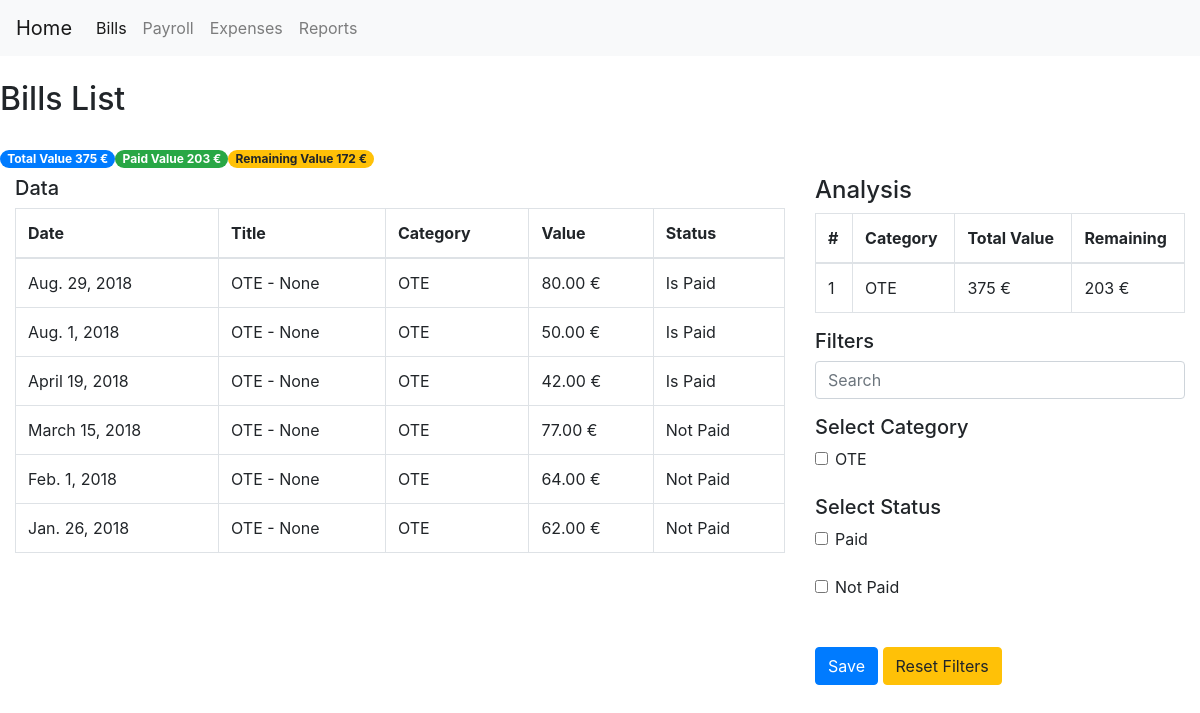
The page /bills/ on the database as committed earlier.
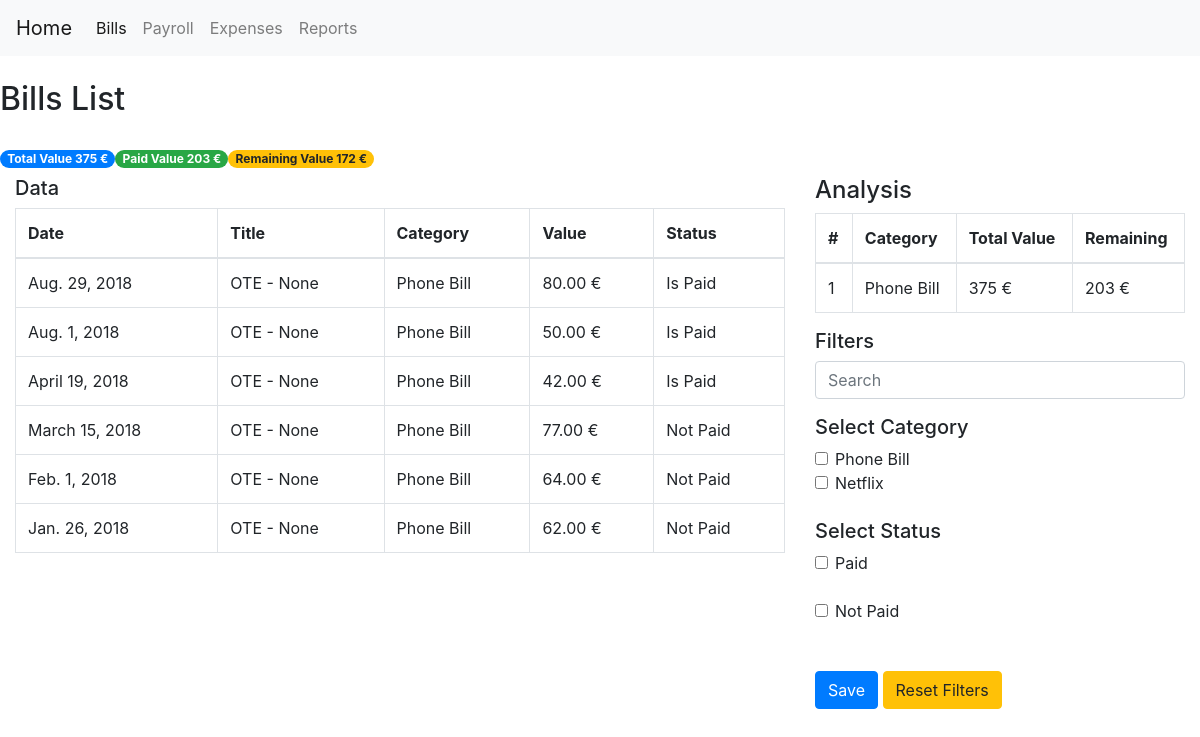
The same page on the database as committed later.
### expenses/models.py (models this page shows, shortened)
class DefaultExpenseModel(models.Model):
    title = models.CharField(max_length=100, blank=True, null=True)
    date_expired = models.DateField()
    final_value = models.DecimalField(default=0, decimal_places=2, max_digits=20)
    paid_value = models.DecimalField(default=0, decimal_places=2, max_digits=20)
    is_paid = models.BooleanField(default=False)
    payment_method = models.ForeignKey(PaymentMethod, null=True, on_delete=models.SET_NULL)
    objects = models.Manager()
    my_query = GeneralManager()
    class Meta:
        abstract = True
    def tag_final_value(self):
        return f'{self.final_value} {CURRENCY}'
    tag_final_value.short_description = 'Value'
    def tag_is_paid(self):
        return 'Is Paid' if self.is_paid else 'Not Paid'
    tag_is_paid.short_description = 'Paid'
    @staticmethod
    def analysis(queryset):
        total_value = queryset.aggregate(Sum('final_value'))['final_value__sum'] if queryset else 0
        paid_value = queryset.filter(is_paid=False).aggregate(Sum('final_value'))['final_value__sum']\
            if queryset.filter(is_paid=False) else 0
        diff = total_value - paid_value
        category_analysis = queryset.values('category__title').annotate(total_value=Sum('final_value'),
                                                                       remaining=Sum(F('final_value')-F('paid_value'))
                                                                       ).order_by('remaining')
        return [total_value, paid_value, diff, category_analysis]
    @staticmethod
    def filters_data(request, queryset):
        search_name = request.GET.get('search_name', None)
        cate_name = request.GET.getlist('cate_name', None)
        paid_name = request.GET.getlist('paid_name', None)
        person_name = request.GET.getlist('person_name', None)
        queryset = queryset.filter(title__icontains=search_name) if search_name else queryset
        queryset = queryset.filter(category__id__in=cate_name) if cate_name else queryset
        queryset = queryset.filter(is_paid=True) if 'paid' == paid_name else queryset.filter(is_paid=False)\
            if 'not_paid' == paid_name else queryset
        if person_name:
            try:
                queryset = queryset.filter(person__id__in=person_name)
            except:
                queryset = queryset
        return queryset

class Bill(DefaultExpenseModel):
    category = models.ForeignKey(BillCategory, null=True, on_delete=models.SET_NULL, related_name='bills')
    class Meta:
        verbose_name_plural = '2. Bills'
        ordering = ['-date_expired']
    def tag_category(self):
        return f'{self.category}'

class BillCategory(models.Model):
    title = models.CharField(unique=True, max_length=150)
    balance = models.DecimalField(default=0, max_digits=20, decimal_places=2)
    class Meta:
        verbose_name_plural = '1. Bill Category'
    def __str__(self):
        return self.title
    def tag_balance(self):
        return f'{self.balance} {CURRENCY}'
    tag_balance.short_description = 'Value'

### expenses/views.py (the view)
# urls.py: path('bills/', BillListView.as_view(), name='bills_view'),
class BillListView(ListView):
    model = Bill
    template_name = 'page_list.html'
    paginate_by = 100
    def get_queryset(self):
        queryset = Bill.objects.all()
        queryset = Bill.filters_data(self.request, queryset)
        return queryset
    def get_context_data(self, **kwargs):
        context = super(BillListView, self).get_context_data(**kwargs)
        page_title = 'Bills List'
        categories = BillCategory.objects.all()
        search_name, cate_name, paid_name = [self.request.GET.get('search_name', None),
                                             self.request.GET.getlist('cate_name', None),
                                             self.request.GET.getlist('paid_name', None)
                                             ]
        total_value, paid_value, diff, category_analysis = Bill.analysis(self.object_list)
        currency = CURRENCY
        context.update(locals())
        return context

### expenses/templates/page_list.html (shortened to what the changed rows need)
{% extends "index.html" %}
{% block container %}
    <div class="row">
        <h2 class="center">{{ page_title }}</h2>
    </div>
        <br>
    <div class="row">
        <div class="col-8">
            <table class="table table-bordered">
                <thead>
                    <tr>
                        <th>Date</th>
                        <th>Title</th>
                        <th>Category</th>
                        <th>Value</th>
                        <th>Status</th>
                    </tr>
                </thead>
                <tbody>
                    {% for order in object_list %}
                    <tr>
                        <td>{{ order.date_expired|date }}</td>
                        <td>{{ order.title }}</td>
                        <td>{{ order.tag_category }}</td>
                        <td>{{ order.tag_final_value }}</td>
                        <td>{{ order.tag_is_paid }}</td>
                    </tr>
                    {% empty %}
                        <tr></tr>
                    {% endfor %}
                </tbody>
            </table>
        </div>
        <div class="col-4">
            <table class="table table-bordered">
                <thead>
                    <tr>
                        <th>#</th>
                        <th>Category</th>
                        <th>Total Value</th>
                        <th>Remaining</th>
                    </tr>
                </thead>
                <tbody>
                    {% for category in category_analysis %}
                        <tr>
                            <td>{{ forloop.counter }}</td>
                            <td>{{ category.category__title }}</td>
                            <td>{{ category.total_value }} {{ currency }}</td>
                            <td>{{ category.remaining }} {{ currency }}</td>
                        </tr>
                    {% empty %}
                        <tr>
                            <td colspan="4">No data</td>
                        </tr>
                    {% endfor %}
                </tbody>
            </table>
            <form method="get">
                {% if categories %}
                    {% for category in categories %}
                        <div class="form-check">
                            <input class="form-check-input"
                                   type="checkbox"
                                   name="cate_name"
                                   value="{{ category.id }}"
                                   id="cate_id_{{ category.id }}"
                            >
                            <label class="form-check-label" for="cate_id_{{ category.id }}">{{ category }}</label>
                        </div>
                    {% endfor %}
                {% endif %}
                <br>
                <br>
                <br> <br>
            </form>
        </div>
    </div>
{% endblock %}

Rows that differ between the two databases and show on the page:
changed through a linked row, Bill "Aug. 29, 2018": tag_category "OTE" → "Phone Bill"
changed through a linked row, Bill "Aug. 1, 2018": tag_category "OTE" → "Phone Bill"
changed through a linked row, Bill "April 19, 2018": tag_category "OTE" → "Phone Bill"
changed through a linked row, Bill "March 15, 2018": tag_category "OTE" → "Phone Bill"
changed through a linked row, Bill "Feb. 1, 2018": tag_category "OTE" → "Phone Bill"
changed through a linked row, Bill "Jan. 26, 2018": tag_category "OTE" → "Phone Bill"
changed BillCategory: category__title "OTE" → "Phone Bill"; title "OTE" → "Phone Bill"
added BillCategory: title "Netflix", shown under "Select Category"
